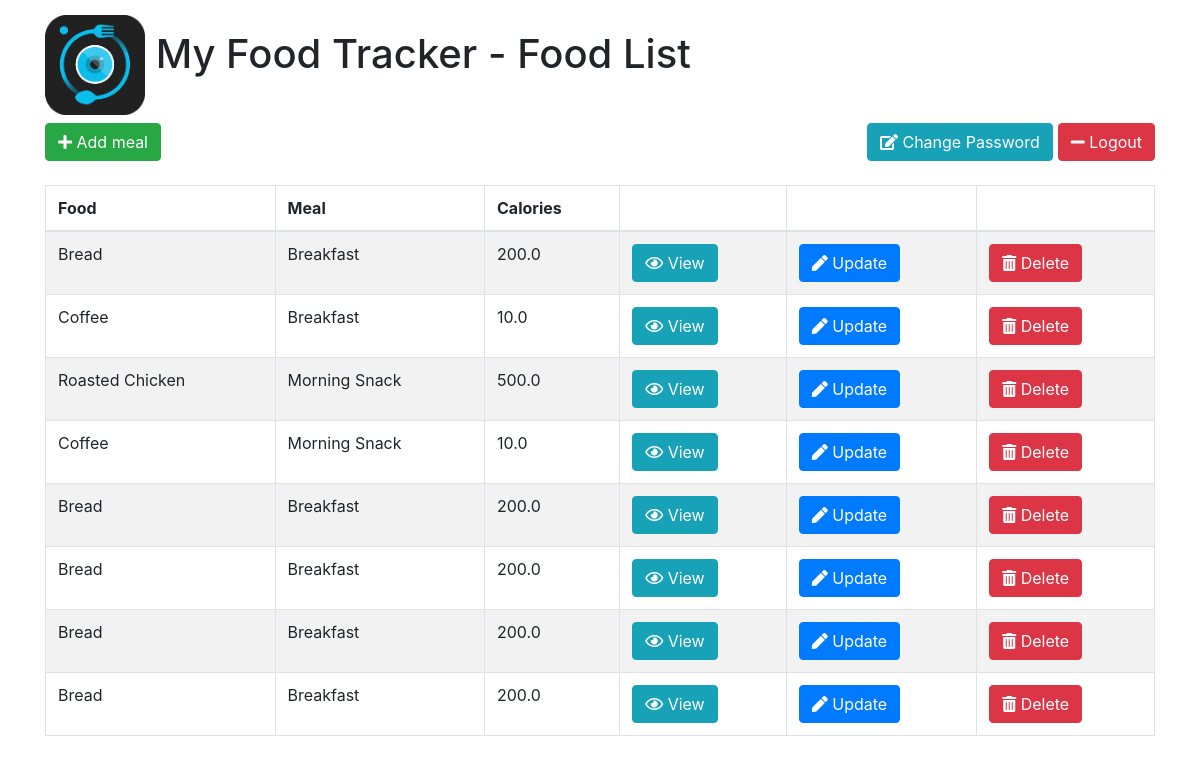
The app's page /index/ with its own data.
### food/models.py (models this page shows, shortened)
class Meal(models.Model):
	BREAKFAST = 1
	MORNING_SNACK = 2
	LUNCH = 3
	AFTERNOON_SNACK = 4
	DINNER = 5
	EVENING_SNACK = 6
	MEAL_TIME_TYPES = (
		(BREAKFAST, "Breakfast"),
		(MORNING_SNACK, "Morning Snack"),
		(LUNCH, "Lunch"),
		(AFTERNOON_SNACK, "Afternoon Snack"),
		(DINNER, "Dinner"),
		(EVENING_SNACK, "Evening Snack")
     )
	food = models.ForeignKey(Food, verbose_name="Food",on_delete=models.CASCADE)
	serving_size = models.IntegerField(verbose_name="Serving Size")
	meal_time = models.IntegerField(verbose_name="Meal Time", choices=MEAL_TIME_TYPES)

class Food(models.Model):
	name = models.CharField(verbose_name="Food Name", max_length=200)
	calories = models.FloatField(verbose_name="Calories (kcal)")
	total_fat = models.FloatField(verbose_name="Total Fat (g)")
	saturated_fat = models.FloatField(verbose_name="Saturated Fat (g)")
	cholesterol = models.FloatField(verbose_name="Cholesterol (mg)")
	sodium = models.FloatField(verbose_name="Sodium (mg)")
	total_carbohydrate = models.FloatField(verbose_name="Total Carbohydrate (g)")
	dietary_fibre = models.FloatField(verbose_name="Dietary Fibre (g)")
	sugar = models.FloatField(verbose_name="Sugar (g)")
	protein = models.FloatField(verbose_name="Protein (g)")

### food/views.py (the view)
# urls.py: url(r'^index/$',index,name='food-index'),
def index(request):
	template = "list.html"
	meal = Meal.objects.all()
	context ={
		'meals':meal,
		'title':"Food List"
	}
	return render(request,template,context)

### food/templates/list.html
{% extends "base.html" %}
{% load static %}
{% block content %}
	<div class='container container-fluid'>
		<div class='row'>
			<div class='col'>
				<h1><img src='{% static 'images/logo.png' %}' id='logo'/>  My Food Tracker - {{title}}</h1>
				<div >
					<a href="{% url 'food:food-add-meal' %}" class='btn btn-success'><i class="fas fa-plus"></i> Add meal</a>
					<a style="float:right;margin-left:5px;" href="{% url 'auth_logout' %}" class='btn btn-danger'><i class="fas fa-minus"></i> Logout</a>
					<a style="float:right;" href="{% url 'auth_password_change' %}" class='btn btn-info'><i class="fas fa-edit"></i> Change Password</a>
				</div>
				<br />
				<table class='table table-bordered table-striped'>
					<thead>
						<tr>
							<th>Food</th>
							<th>Meal</th>
							<th>Calories</th>
							<th></th>
							<th></th>
							<th></th>
						</tr>
					</thead>
					<tbody>
						{% for meal in meals %}
						<tr>
							<td>{{ meal.food.name }}</td>
							<td>{{ meal.get_meal_time_display }}</td>
							<td>{{ meal.food.calories }}</td>
							<td>
								<a href="{% url 'food:food-view-meal' meal.id %}" class='btn btn-info'><i class="far fa-eye"></i> View</a>
							</td>
							<td>
								<a href="{% url 'food:food-update-meal' meal.id %}" class='btn btn-primary'><i class="fas fa-pen"></i> Update</a>
							</td>
							<td>
								<a href="{% url 'food:food-delete-meal' meal.id %}" class='btn btn-danger'><i class="fas fa-trash-alt"></i> Delete</a>
							</td>
						</tr>
						{% empty %}
						<tr>
							<td colspan='6'>No Meals Yet</td>
						</tr>
						{% endfor %}
					</tbody>
				</table>
			</div>
		</div>
	</div>
{% endblock content%}

### food/templates/base.html (shortened to what this page needs)
{% load static %}
<html>
<head>
	<link rel="stylesheet" type="text/css" href="{% static 'style.css' %}">
	<link rel="stylesheet" href="https://stackpath.bootstrapcdn.com/bootstrap/4.1.3/css/bootstrap.min.css">
	<link rel="stylesheet" href="https://use.fontawesome.com/releases/v5.5.0/css/all.css">
</head>
<body>
	{% block content %}{% endblock %}
</body>
</html>

### food/static/style.css (style rules this page uses)
#logo { height: 100px; margin-top: 15px; }

### records on screen
Meal: food.name "Bread", meal_time "Breakfast", food.calories "200.0"
Meal: food.name "Coffee", meal_time "Breakfast", food.calories "10.0"
Meal: food.name "Roasted Chicken", meal_time "Morning Snack", food.calories "500.0"
Meal: food.name "Coffee", meal_time "Morning Snack", food.calories "10.0"
Meal: food.name "Bread", meal_time "Breakfast", food.calories "200.0"
Meal: food.name "Bread", meal_time "Breakfast", food.calories "200.0"
Meal: food.name "Bread", meal_time "Breakfast", food.calories "200.0"
Meal: food.name "Bread", meal_time "Breakfast", food.calories "200.0"

### other values on screen
{{ title }} "Food List"
